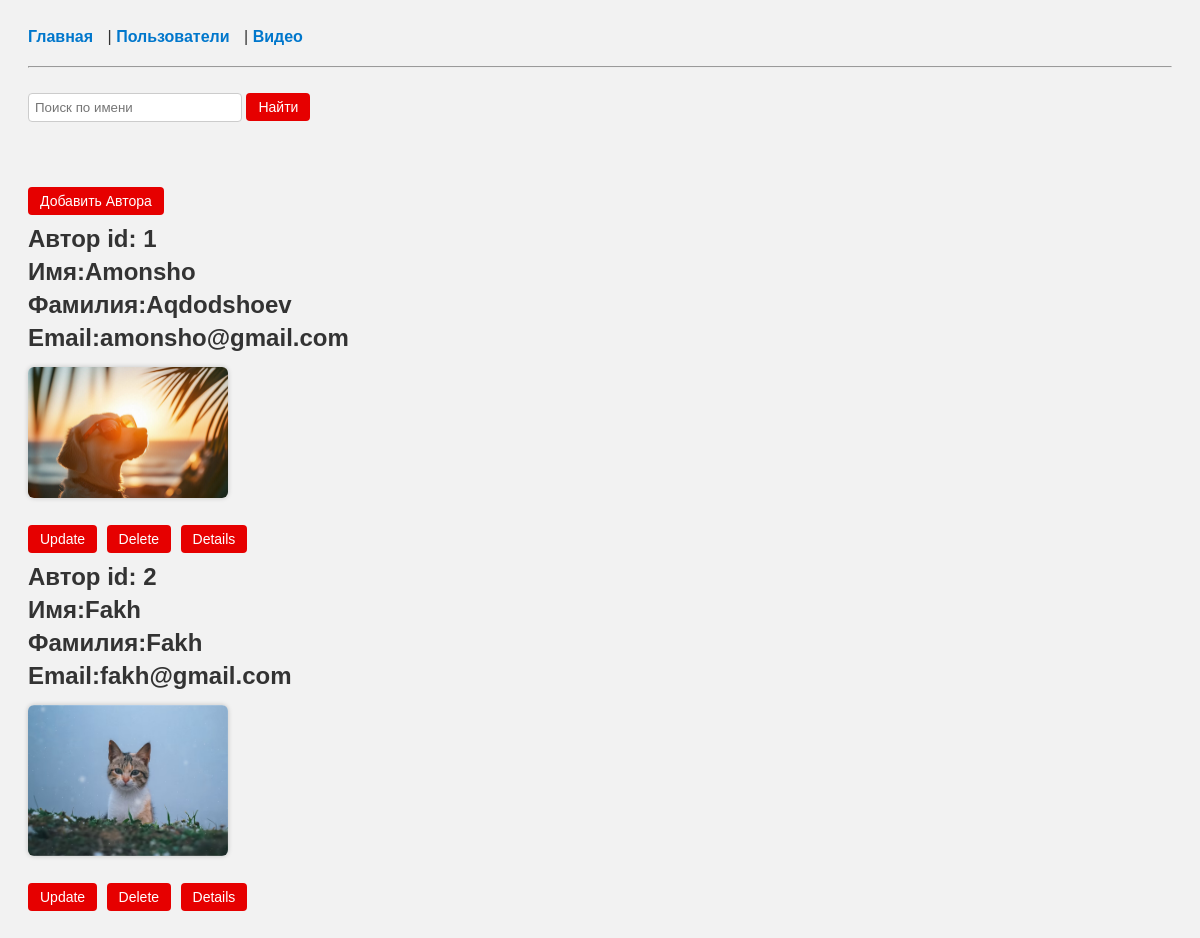
/get_u/, run on the app's committed database.
### myapp/models.py (models this page shows, shortened)
class User(models.Model):
    name = models.CharField(max_length=50)
    surname = models.CharField(max_length=50)
    email = models.EmailField(max_length=250,unique=True)
    photo = models.ImageField(upload_to='images')

### myapp/views.py (the view)
# urls.py: path('get_u/',get_user,name='get_u'),
def get_user(request):
    users = User.objects.all()
    name = request.GET.get('name')
    if name:
        users = users.filter(name__iexact=name)
    return render(request,'list_u.html',{'users':users})

### myapp/templates/list_u.html (shortened to what this page needs)
{% load static %}
<!DOCTYPE html>
<html lang="en">
<head>
    <link rel="stylesheet" href="{% static 'styles/list_u_style.css' %}">
</head>
<body>
     <nav>
      <a href="{% url 'base' %}">Главная</a> |
      <a href="{% url 'get_u' %}">Пользователи</a> |
      <a href="{% url 'get_v' %}">Видео</a>
    </nav>
    <hr>
    <form action="" method="get">
        <input type="text" name="name" placeholder="Поиск по имени">
        <button type="submit">Найти</button>
    </form>
        <br> <br>
    <a href="{% url 'add_u' %}"><button>Добавить Автора</button></a>
    {% for user in users %}
    <h2>Автор id: {{user.id}}</h2>
    <h2> Имя:{{user.name}}</h2>
    <h2> Фамилия:{{user.surname}}</h2>
    <h2> Email:{{user.email}}</h2>
    {% if user.photo %}
        <img src="{{ user.photo.url }}" alt="photo" width="200">
    {% endif %}
    <br><br>
    <a href="{% url 'update_u' user.id %}"><button>Update</button></a>
    <a href="{% url 'delete_u' user.id %}"><button>Delete</button></a>
    <a href="{% url 'details_u' user.id %}"><button>Details</button></a>
    {% endfor %}
</body>
</html>

### myapp/static/styles/list_u_style.css (style rules this page uses)
body { font-family: Arial, sans-serif; background-color: #f2f2f2; padding: 20px; color: #333; }
nav { margin-bottom: 20px; }
nav a { text-decoration: none; color: #0077cc; margin-right: 10px; font-weight: bold; }
button { background-color: #e60000; color: white; border: none; padding: 6px 12px; margin: 5px 5px 5px 0; border-radius: 4px; cursor: pointer; font-size: 14px; }
form { margin-bottom: 20px; }
input[type="text"] { padding: 6px; width: 200px; border: 1px solid #ccc; border-radius: 4px; }
h2 { margin: 5px 0; }
img { border-radius: 6px; margin-top: 10px; box-shadow: 0 0 5px rgba(0,0,0,0.2); }
hr { margin: 20px 0; }

### data on the page
User: id "1", name "Amonsho", surname "Aqdodshoev", email "amonsho@gmail.com", photo (picture)
User: id "2", name "Fakh", surname "Fakh", email "fakh@gmail.com", photo (picture)
